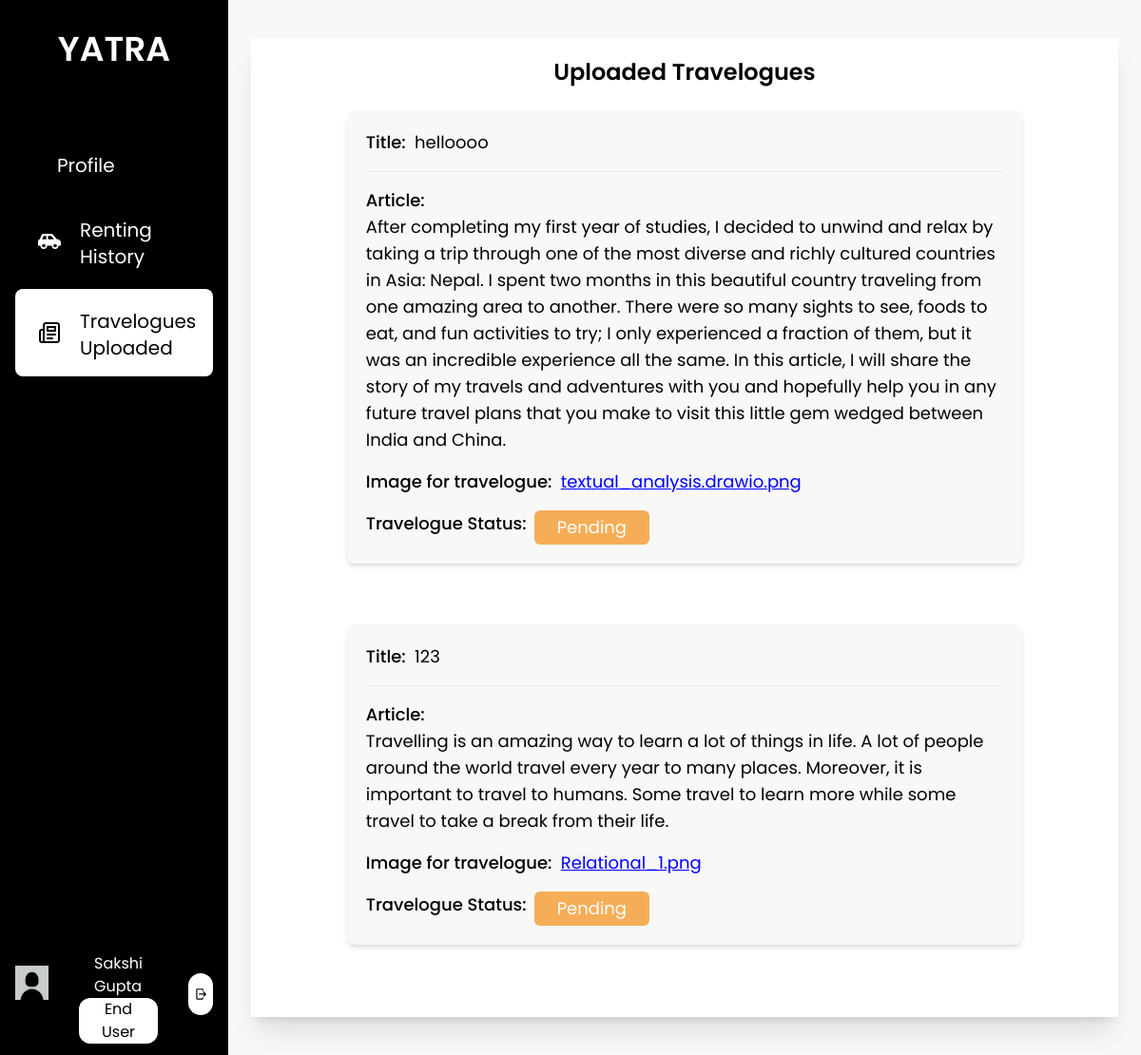
The page /travelogues_uploaded/ (signed in) on the database its author committed.
### base/models.py (models this page shows, shortened)
class EndUser(models.Model):
    user = models.OneToOneField(User, on_delete=models.CASCADE, related_name="enduser")
    first_name = models.CharField(max_length=25)
    last_name = models.CharField(max_length=25)
    email = models.EmailField()
    phone_number = models.CharField(max_length=10, null= True, blank=True)
    citizenship_id = models.CharField(max_length=20, null= True, blank=True)
    citizenship = models.ImageField(upload_to='enduser/profile',  default='default_photo.jpg')
    license_no = models.CharField(max_length=20, null= True, blank=True)
    license = models.ImageField(upload_to='enduser/profile',  default='default_photo.jpg')
    pic = models.ImageField(upload_to='enduser/profile', default='default_profile.jpg')
    is_approved = models.CharField(max_length=10, choices=status, default="Pending")
    is_blocked = models.BooleanField(default=False)

class Travelogue(models.Model):
    enduser = models.ForeignKey(EndUser, on_delete=models.CASCADE, related_name="blogger")
    title = models.CharField(max_length=50)
    description = models.TextField(max_length=1500)
    image1 = models.ImageField(upload_to="enduser/travelogue")
    image2 = models.ImageField(upload_to="enduser/travelogue", null=True, blank=True)
    is_approved = models.CharField(max_length=10, choices=status, default="Pending")

### base/views.py (the view)
# urls.py: path('travelogues_uploaded/', views.travelogues_uploaded, name='travelogues_uploaded'),
def travelogues_uploaded(request):
    travelogues = Travelogue.objects.filter(enduser=request.user.enduser)
    context = {
        'uploaded_travelogues': travelogues
    }
    return render(request, 'enduser/travelogues_uploaded.html', context)

### base/templatetags/only_name.py (called while the page is built)
@register.filter(name='only_name')
def only_name(p):
    name = p.split('/')
    return name[2]

### base/templatetags/user_group.py (called while the page is built)
@register.filter(name='has_group')
def has_group(user, group_name):
    return user.groups.filter(name=group_name).exists()

### base/templates/enduser/travelogues_uploaded.html (shortened to what this page needs)
{% extends 'base/base.html' %}
{% load static %}
{% load only_name %}
{% block content %}
<div class="h-screen w-full px-6 py-10 bg-theme">
    <div class="bg-white h-full flex flex-col shadow-xl ">
        <div class="p-3 overflow-y-auto scrollbar-hide">
            <p class="text-center text-2xl font-semibold pt-2 pb-6">Uploaded Travelogues</p>
            {% if uploaded_travelogues %}
                {% for travelogue in uploaded_travelogues %}
                <div class="w-4/5 flex flex-col mx-auto rounded-lg bg-theme p-5 shadow-md text-lg mb-16">
                    <div class="flex  mb-4">
                        <span class="font-medium">Title: &nbsp;</span>{{ travelogue.title }}
                    </div>
                    <hr>
                    <div class="flex flex-col mt-4 mb-4">
                        <span class="font-medium">Article: </span>{{ travelogue.description }}
                    </div>
                    <div class="flex mb-4">
                        <span class="font-medium">Image for travelogue: &nbsp; </span><a href="{% url 'open_travelogue' travelogue.id %}" target="_blank" style="color: blue;" class="underline"> {{ travelogue.image1.name|only_name }} </a>
                    </div>
                    <div class="flex">
                        <span class="font-medium">Travelogue Status:  </span><span class="py-1 px-6 ml-2 text-white rounded-md {% if travelogue.is_approved == 'Approved' %} bg-custom-green {% elif travelogue.is_approved == 'Pending' %} bg-custom-orange {% elif travelogue.is_approved == 'Rejected' %} bg-danger {% endif %} ">{{ travelogue.is_approved }}</span>
                    </div>
                </div>
                {% endfor %}
            {% endif %}
        </div>
    </div>
</div>
{% endblock %}

### base/templates/base/base.html (shortened to what this page needs)
{% load static tailwind_tags %}
{% load user_group %}
<html lang="en">
<head>
    {% tailwind_css %}
</head>
<body class="font-poppins min-h-screen">
    <div class="flex flex-row">
        <div class="flex w-1/5 bg-black h-screen text-white">
            <div class="w-full relative">
                <div class="flex justify-center pb-8">
                    <a href="{% url 'home' %}" class="py-8">
                        <span class="text-4xl text-center font-semibold">YATRA</span>
                    </a>
                </div>
                {% if user|has_group:'enduser' %}
                <div class="text-xl">
                    {% with request.resolver_match.url_name as url_name %}
                    <ul class="px-4">
                        <a href="{% url 'enduser_profile' %}" class="nav-bar-items {% if url_name == 'enduser_profile' or url_name == 'enduser_update_profile' or url_name == 'enduser_upload_documents' %}active{% endif %}">
                            <li class="nav-bar-li">
                                Profile
                            </li>
                        </a>
                        <a href="{% url 'renting_history' %}" class="nav-bar-items {% if url_name == 'renting_history' %}active{% endif %}">
                            <img src="{% static 'images/Vehicle.svg' %}" alt="">
                            <li class="nav-bar-li">
                               Renting History
                            </li>
                        </a>
                        <a href="{% url 'travelogues_uploaded' %}" class="nav-bar-items {% if url_name == 'travelogues_uploaded' %}active{% endif %}">
                            <img src="{% static 'images/blog.svg' %}" alt="">
                            <li class="nav-bar-li ">
                               Travelogues Uploaded
                            </li>
                        </a>
                    </ul>
                    {% endwith %}
                </div>
                <div class="flex flex-row absolute bottom-0 justify-evenly py-3 px-4 w-full">
                    <a href="{% url 'enduser_profile' %}" class=" ">
                        <img src="{% static 'images/default_profile.jpg' %}" style="object-fit: contain" alt="" class="w-20 h-20 object-cover rounded-full ">
                    </a>
                    <div class="flex flex-col px-8 justify-evenly">
                        <p class="text-generalBackground px-4 mt-2 ">{{ user.enduser.first_name }} {{ user.enduser.last_name }}</p>
                        <p class="text-gray px-4 text-center rounded-xl bg-white text-black py-0.75 ">End User</p>
                    </div>
                    <div class="ml-auto my-auto flex-end p-1.5 bg-white rounded-full">
                        <a href="{% url 'logout' %}">
                            <img src="{% static 'images/logout.svg' %}" alt="" class="h-8">
                        </a>
                    </div>
                </div>
                {% endif %}
            </div>
        </div>
        <div class="flex w-4/5 h-screen relative overflow-y-auto">
            {% block content %}
            {% endblock content%}
        </div>
    </div>
</body>
</html>

### rows shown on the page
Travelogue: title "helloooo", description "After completing my first year of studies, I decided to unwind and relax by taking a trip through one of the most diverse and richly cultured countries in Asia: Nepal. I spent two months in this beautiful country traveling from one amazing area to another. There were so many sights to see, foods to eat, and fun activities to try; I only experienced a fraction of them, but it was an incredible experience all the same. In this article, I will share the story of my travels and adventures with you and hopefully help you in any future travel plans that you make to visit this little gem wedged between India and China.", image1.name|only_name "textual_analysis.drawio.png", is_approved "Pending"
Travelogue: title "123", description "Travelling is an amazing way to learn a lot of things in life. A lot of people around the world travel every year to many places. Moreover, it is important to travel to humans. Some travel to learn more while some travel to take a break from their life.", image1.name|only_name "Relational_1.png", is_approved "Pending"

### other values the page prints
{{ user.enduser.first_name }} "Sakshi"
{{ user.enduser.last_name }} "Gupta"
